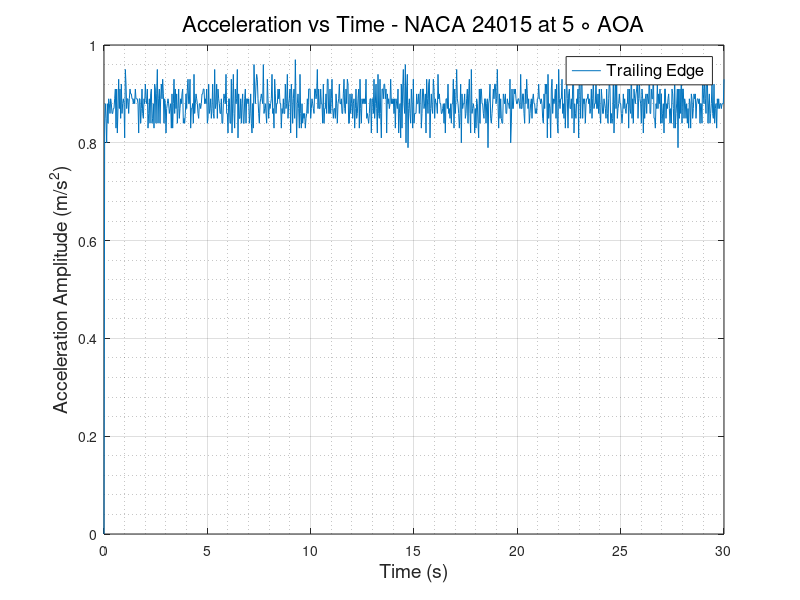
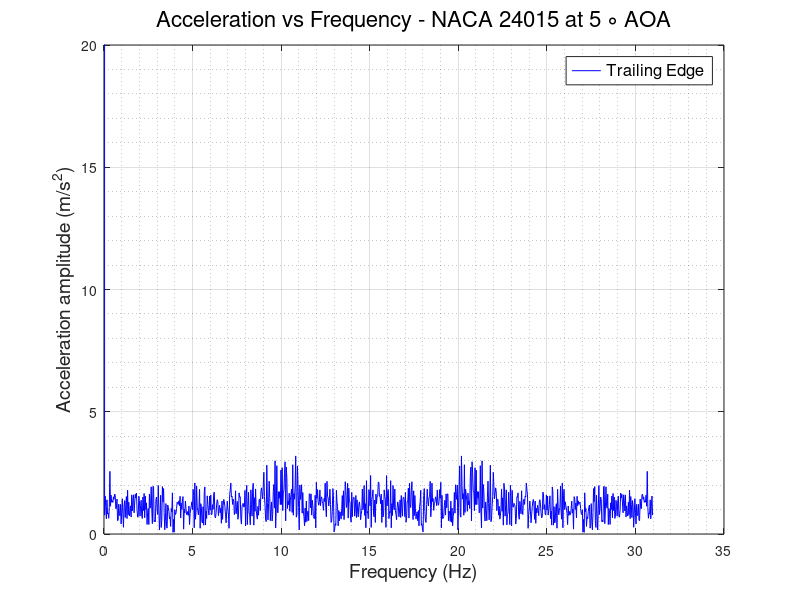

These figures' MATLAB source, in order:
clc
clear
close all
%% READING ACCELEROMETER DATA and defining Variables
                      % TRAILING EDGE %
data   = xlsread('TE_300rpm.csv');
TE_time   = data(:,1);
TE_X_acc  = data(:,2);
TE_Y_acc  = data(:,3);
TE_Z_acc  = data(:,4);
TE_R_acc  = sqrt(TE_X_acc.^2 + TE_Y_acc.^2 + TE_Z_acc.^2);
% plot(TE_time,TE_R_acc)
N      = numel(TE_time);
Ts     = abs(diff(TE_time(1:2)));
fs     = 1/Ts;
f_axis = [0:N-1]*fs/N;
A_freq_TE = fft(TE_Z_acc);
figure(1)
plot(TE_time, TE_Z_acc)
grid on
grid minor
xlabel('Time (s)','FontSize',14,'FontWeight','normal')
ylabel('Acceleration Amplitude (m/s^2)','FontSize',14,'FontWeight','normal')
legend ('Trailing Edge','FontSize',12,'FontWeight','normal')
title('Acceleration vs Time - NACA 24015 at 5 \circ AOA','FontSize',16,'FontWeight','normal')
% ylim([0.5 2])
figure(2)
plot(f_axis,abs(A_freq_TE),'-b','LineWidth',0.5)
grid on 
grid minor
ylabel('Acceleration amplitude (m/s^2)','FontSize',14,'FontWeight','normal')
xlabel('Frequency (Hz)','FontSize',14,'FontWeight','normal')
ylim([0 20])
legend ('Trailing Edge','FontSize',12,'FontWeight','normal')
title('Acceleration vs Frequency - NACA 24015 at 5 \circ AOA','FontSize',16,'FontWeight','normal')